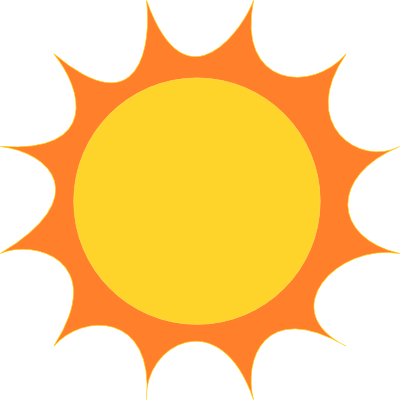
#> input picture sun_drawing.jpg, 400 x 400 px
$ python main.py   (older library calls are emulated)
#> lines starting #> are read from the running program, lines starting #| are printed output that depends on the picture; after the words box and inside, x2 and y2 are one past the last pixel; in counts of white or black regions, pixels touching at a corner belong together
import numpy as np
import scipy.ndimage as sp
from scipy import signal
import matplotlib.pyplot as plt
import copy
from skimage.io import imread


def build_filter_vec(filter_size):
    """
    returns a row vector shape (1, filter_size)
    """
    filter_vec = [[1]]
    conv = [[1, 1]]
    div = np.power(2, filter_size - 1)
    for i in range(filter_size - 1):
        filter_vec = signal.convolve2d(filter_vec, conv, mode="full")
    return filter_vec / div


def reduce_image(im):
    return im[::2, ::2]


def blur(im, filter_vec):
    """
    blur image
    :param im: an ndarray
    :param filter_vec: the filter for blurring
    :return: blurred image
    """
    temp = sp.filters.convolve(im, filter_vec)
    return sp.filters.convolve(temp, np.transpose(filter_vec))


def build_gaussian_pyramid(im, max_levels, filter_size):
    """
    builds guassian pyramid out of the image
    :param im: ndarray
    :param max_levels: num of levels for the pyramid
    :param filter_size: the size of filter for blurring
    :return: all levels of the pyramid and the filter vector
    """
    filter_vec = build_filter_vec(filter_size)
    pyr = [im]
    for i in range(1, max_levels):
        temp = blur(pyr[i-1], filter_vec)
        pyr.append(reduce_image(temp))
    return pyr, filter_vec


# [9 lines left out: function zero_pad, not called in this run]


def expand(im, filter_vec):
    """
    expand an image by 2
    :param im: ndarray
    :param filter_vec: filter for blurring
    :return:
    """
    padded_im = np.zeros((im.shape[0] * 2, im.shape[1] * 2))
    padded_im[::2, ::2] = im
    return blur(padded_im, 2 * filter_vec)


def build_laplacian_pyramid(im, max_levels, filter_size):
    """
    build a laplacian pyramid for the image
    :param im: ndarray
    :param max_levels: num of levels for the pyramid
    :param filter_size: size of filter for blurring
    :return: all levels of the pyramid and the filter vector
    """
    filter_vec = build_filter_vec(filter_size)
    pyr = []
    gaussian = build_gaussian_pyramid(im, max_levels, filter_size)[0]
    for i in range(1, max_levels):
        temp = expand(gaussian[i], filter_vec)
        temp = gaussian[i-1] - temp
        pyr.append(temp)
    pyr.append(gaussian[max_levels - 1])
    return pyr, filter_vec


def laplacian_to_image(lpyr, filter_vec, coeff):
    """
    reconstructs image from laplacian pyramid
    :param lpyr: laplacian pyramid
    :param filter_vec: filter vector
    :param coeff: size of the level of the pyramid. multiply each level of pyramid by corresponding coeff
    :return: image
    """
    lpyr = lpyr * np.array(coeff)
    im = lpyr[-1]
    for i in range(len(lpyr) - 2, -1, -1):
        im = expand(im, filter_vec) + lpyr[i]
    return im


# [41 lines left out: functions stretch, render_pyramid, display_pyramid, not called in this run]


def pyramid_blending(im1, im2, mask, max_levels, filter_size_im, filter_size_mask):
    """
    :param im1: are two input grayscale images to be blended.
    :param im2: are two input grayscale images to be blended.
    :param mask: is a boolean (i.e. dtype == np.bool) mask containing True and False representing which parts
            of im1 and im2 should appear in the resulting im_blend. Note that a value of True corresponds to 1,
            and False corresponds to 0.
    :param max_levels: is the max_levels parameter you should use when generating the Gaussian and Laplacian pyramids.
    :param filter_size_im:  is the size of the Gaussian filter (an odd scalar that represents a squared filter) which
            defining the filter used in the construction of the Laplacian pyramids of im1 and im2.
    :param filter_size_mask: is the size of the Gaussian filter(an odd scalar that represents a squared filter) which
        defining the filter used in the construction of the Gaussian pyramid of mask.
    :return: blended image from the 2 images.
    """
    L1, filter_vec = build_laplacian_pyramid(im1, max_levels, filter_size_im)
    L2 = build_laplacian_pyramid(im2, max_levels, filter_size_im)[0]
    mask_pyr = build_gaussian_pyramid(mask.astype(np.float64), max_levels, filter_size_mask)[0]
    Lout = []
    for i in range(max_levels):
        Lout.append(L1[i]*mask_pyr[i] + (1-mask_pyr[i]) * L2[i])
    coeff = [1] * max_levels
    return laplacian_to_image(Lout, filter_vec, coeff)


def blending_example1():
    im1 = imread("sun_drawing.jpg")
#> im1 is the input picture: shape (400, 400, 4); mean R, G, B, A 255, 215.7, 144.9, 129.5
    im2 = imread("s.jpg")
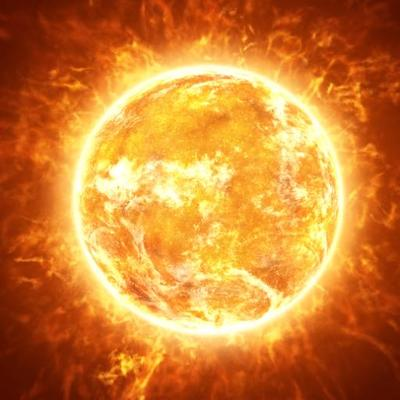
#> input picture s.jpg, 400 x 400 px
#> im2 is the input picture: shape (400, 400, 3); mean R, G, B 205.5, 127.1, 51.3
    mask = imread("mask1.jpg", as_grey=True)
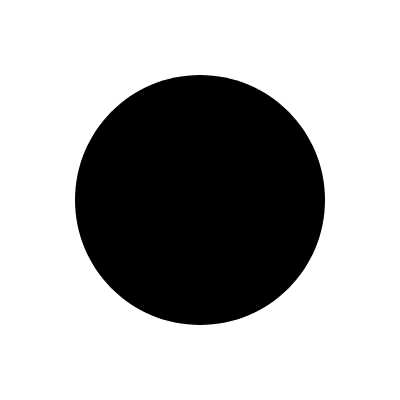
#> input picture mask1.jpg, 400 x 400 px
#> mask is the input picture: shape (400, 400) float64; min 0, max 1, mean 0.693
    mask = mask > 0.5
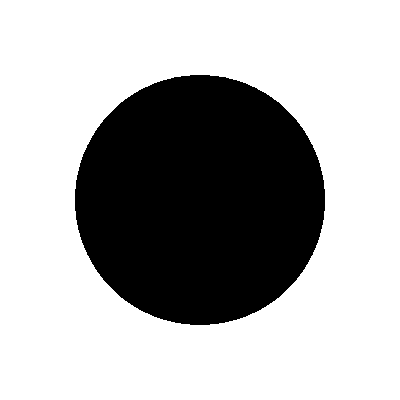
#> mask: shape (400, 400) bool; 69.3% white; 1 black region, box (x1, y1, x2, y2) and area: (75, 75, 325, 325) 49117
    im_blend = copy.deepcopy(im1)
    for i in range(3):
        im_blend[:, :, i] = pyramid_blending(im1[:,:,i], im2[:,:,i], mask, 3, 3, 5)
#> this loop made 1 pass
#> pass 1, in blur (call 3), `temp = sp.filters.convolve(im, filter_vec)`:
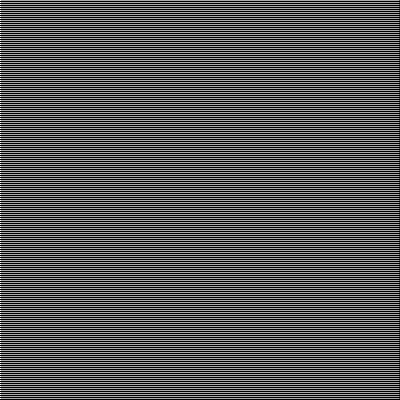
#> temp: shape (400, 400) float64; min 0, max 382.5, mean 127.5; drawn with min black and max white
#> pass 1, in blur (call 4), `temp = sp.filters.convolve(im, filter_vec)`:
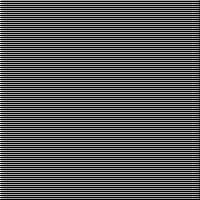
#> temp: shape (200, 200) float64; min 0, max 382.5, mean 127.5; drawn with min black and max white
    show_4_plots(im1, im2, mask, im_blend)
    return im1, im2, mask, im_blend


# [22 lines left out: functions blending_example2, show_4_plots, not called in this run]


if __name__ == "__main__":
#> (the run stopped early here; a loop or call above may not have finished)
